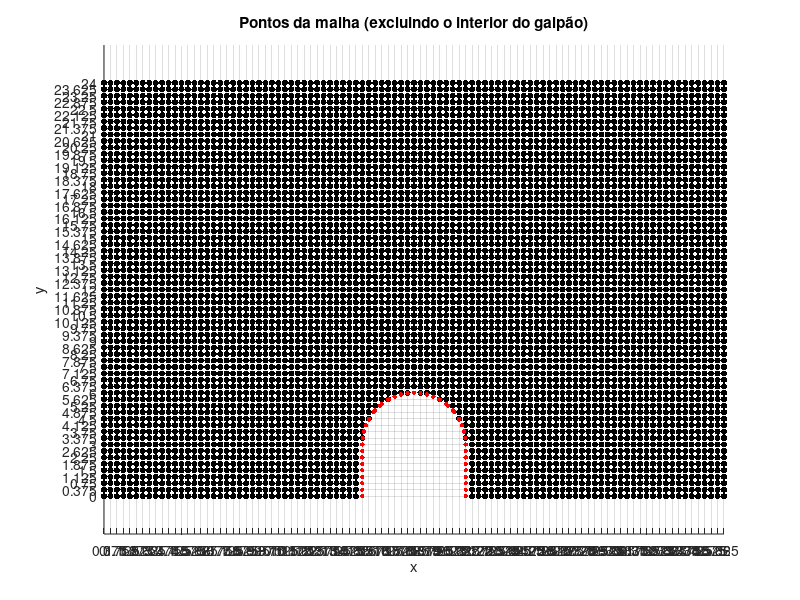

Here is the MATLAB script that generated this plot: (Note: this script raises an error after producing the figure.)
clc, clear

% Criacao da malha

h = 3;
d = 5*h;
L = 2*h;
H = 8*h;

dx = h/8;
dy = dx;

x = 0:dx:(2*d+L);
y = 0:dy:H;

[X,Y] = meshgrid(x,y);

% Outros parâmetros do problema

V = 100/3.6; %Velocidade em m/s!
lambda = 1.15;
toleracia = 0.01;
rho = 1.25;    % Densidade do ar (kg/m³)
gamma_ar = 1.4;% Razão de calor específico do ar
T_f = 20;
T_d = 40;
k = 0.026;
c = 1002;

% Verificacao dos pontos dentro do galpao

isSolido = false(size(X));

for i = 1:length(x)
    for j = 1:length(y)
        xi = x(i);
        yj = y(j);
        % Se o ponto está dentro do telhado
        if xi >= d && xi <= d + L
            y_teto = sqrt((L/2)^2 - (xi - (d + L/2))^2) + h;
            if yj <= y_teto
                isSolido(j,i) = true; 
            end
        end
    end
end

[~, j_first] = find(isSolido(1, :), 1, 'first');
x_telha = (X(1,j_first)):dx:(d + L - dx);
y_telha = sqrt((L/2).^2 - (x_telha - (d + L/2)).^2) + h;
y_telha_aux = Y(length(0:dy:h)+1,1):dy:(h+L/2);
x_telha_esq = d + L/2 - sqrt((L/2)^2 - (y_telha_aux - h).^2); % Ramo esquerdo (sinal -)
x_telha_dir  = d + L/2 + sqrt((L/2)^2 - (y_telha_aux - h).^2); % Ramo direito (sinal +)
y_parede_esq = 0:dy:h;
x_parede_esq = d*ones(size(y_parede_esq));
y_parede_dir = 0:dy:h;
x_parede_dir = (d+L)*ones(size(y_parede_dir));

x_galpao = [x_parede_esq, x_telha_esq, x_telha, x_telha_dir, x_parede_dir];
y_galpao = [y_parede_esq, y_telha_aux, y_telha, y_telha_aux, y_parede_dir];

% Plota apenas os pontos da malha (isSolido == false)
mask = ~isSolido;  % true para pontos de malha válidos
scatter( X(mask), Y(mask), 20, 'k', 'filled' )
hold on
scatter(x_galpao, y_galpao, 10, 'r', 'filled')
axis equal
xlabel('x'); ylabel('y');
title('Pontos da malha (excluindo o interior do galpão)');
% Configurar o grid com espaçamento dx e dy
xticks(min(x):dx:max(x));  % Linhas verticais a cada dx
yticks(min(y):dy:max(y));  % Linhas horizontais a cada dy
grid on;

load('dados_campo.mat');  % Isso carrega psi, u e v no workspace

T = 20*ones(size(psi));
T(isSolido) = T_d;
T = cond_contorno_temp(X,Y, u, v, T, isSolido, k, dx, dy, rho, c, T_f, T_d, V, d, L);

erro = 1;
while max(abs(erro(:))) > toleracia
    T_aux = T;
    for i = 2:size(X,2)-1
        for j = 2:size(Y,1)-1
            if ~isSolido(j,i)
                if isSolido(j,i-1) || isSolido(j,i+1) || isSolido(j-1,i)
                    if isSolido(j, i+1) && ~isSolido(j-1, i)
                        %Quadrante 1
                        if Y(j,i) > h
                            a = abs(((d + L/2 - sqrt((L/2)^2 - (Y(j,i) - h)^2))-X(j,i))/dx);
                        else
                            a = abs((d-X(j,i))/dx);
                        end
                        if u(j,i)>=0 && v(j,i)>=0
                            T(j,i)=(rho*c*u(j,i)/dx+rho*c*v(j,i)/dy+2*k/(a*dx^2)+2*k/(dy^2))^(-1)*(k*(2/(dx^2)*(T_d/(a*(a+1))+T(j,i-1)/(a+1))+(T(j+1,i)+T(j-1,i))/dy^2)+rho*c*(u(j,i)*T(j,i-1)/dx+v(j,i)*T(j-1,i)/dy));
                        elseif u(j,i)>=0 && v(j,i)<0
                            T(j,i)=(rho*c*u(j,i)/dx-rho*c*v(j,i)/dy+2*k/(a*dx^2)+2*k/(dy^2))^(-1)*(k*(2/(dx^2)*(T_d/(a*(a+1))+T(j,i-1)/(a+1))+(T(j+1,i)+T(j-1,i))/dy^2)+rho*c*(u(j,i)*T(j,i-1)/dx-v(j,i)*T(j+1,i)/dy));
                        elseif u(j,i)<0 && v(j,i)>=0
                            T(j,i)=(-rho*c*u(j,i)/(a*dx)+rho*c*v(j,i)/dy+2*k/(a*dx^2)+2*k/(dy^2))^(-1)*(k*(2/(dx^2)*(T_d/(a*(a+1))+T(j,i-1)/(a+1))+(T(j+1,i)+T(j-1,i))/dy^2)+rho*c*(-u(j,i)*T_d/(a*dx)+v(j,i)*T(j-1,i)/dy));
                        else
                            T(j,i)=(-rho*c*u(j,i)/(a*dx)-rho*c*v(j,i)/dy+2*k/(a*dx^2)+2*k/(dy^2))^(-1)*(k*(2/(dx^2)*(T_d/(a*(a+1))+T(j,i-1)/(a+1))+(T(j+1,i)+T(j-1,i))/dy^2)+rho*c*(-u(j,i)*T_d/(a*dx)-v(j,i)*T(j+1,i)/dy));
                        end
                        
                    elseif isSolido(j, i+1) && isSolido(j-1, i)
                        %Quadrante 2
                        a = abs(((d + L/2 - sqrt((L/2)^2 - (Y(j,i) - h)^2))-X(j,i))/dx);
                        b = abs((Y(j,i)-(sqrt((L/2)^2 - (X(j,i) - (d + L/2))^2) + h))/dy);
                        if u(j,i)>=0 && v(j,i)>=0
                            T(j,i)=(rho*c*u(j,i)/dx+rho*c*v(j,i)/(b*dy)+2*k/(a*dx^2)+2*k/(b*dy^2))^(-1)*(k*(2/(dx^2)*(T_d/(a*(a+1))+T(j,i-1)/(a+1))+2/(dy^2)*(T_d/(b*(b+1))+T(j+1,i)/(b+1)))+rho*c*(u(j,i)*T(j,i-1)/dx+v(j,i)*T_d/(b*dy)));
                        elseif u(j,i)>=0 && v(j,i)<0
                            T(j,i)=(rho*c*u(j,i)/dx-rho*c*v(j,i)/dy+2*k/(a*dx^2)+2*k/(b*dy^2))^(-1)*(k*(2/(dx^2)*(T_d/(a*(a+1))+T(j,i-1)/(a+1))+2/(dy^2)*(T_d/(b*(b+1))+T(j+1,i)/(b+1)))+rho*c*(u(j,i)*T(j,i-1)/dx-v(j,i)*T(j+1,i)/dy));
                        elseif u(j,i)<0 && v(j,i)>=0
                            T(j,i)=(-rho*c*u(j,i)/(a*dx)+rho*c*v(j,i)/(b*dy)+2*k/(a*dx^2)+2*k/(b*dy^2))^(-1)*(k*(2/(dx^2)*(T_d/(a*(a+1))+T(j,i-1)/(a+1))+2/(dy^2)*(T_d/(b*(b+1))+T(j+1,i)/(b+1)))+rho*c*(-u(j,i)*T_d/(a*dx)+v(j,i)*T_d/(b*dy)));
                        else
                            T(j,i)=(-rho*c*u(j,i)/(a*dx)-rho*c*v(j,i)/dy+2*k/(a*dx^2)+2*k/(b*dy^2))^(-1)*(k*(2/(dx^2)*(T_d/(a*(a+1))+T(j,i-1)/(a+1))+2/(dy^2)*(T_d/(b*(b+1))+T(j+1,i)/(b+1)))+rho*c*(u(j,i)*T_d/(a*dx)-v(j,i)*T(j+1,i)/dy));
                        end
                        
                    elseif isSolido(j, i-1) && isSolido(j-1, i)
                        %Quadrante 3
                        a = abs(((d + L/2 + sqrt((L/2)^2 - (Y(j,i) - h)^2))-X(j,i))/dx);
                        b = abs((Y(j,i)-(sqrt((L/2)^2 - (X(j,i) - (d + L/2))^2) + h))/dy);
                        if u(j,i)>=0 && v(j,i)>=0
                            T(j,i)=(rho*c*u(j,i)/dx+rho*c*v(j,i)/(b*dy)+2*k/(a*dx^2)+2*k/(b*dy^2))^(-1)*(k*(2/(dx^2)*(T_d/(a*(a+1))+T(j,i+1)/(a+1))+2/(dy^2)*(T_d/(b*(b+1))+T(j+1,i)/(b+1)))+rho*c*(u(j,i)*T(j,i-1)/dx+v(j,i)*T_d/(b*dy)));
                        elseif u(j,i)>=0 && v(j,i)<0
                            T(j,i)=(rho*c*u(j,i)/dx-rho*c*v(j,i)/dy+2*k/(a*dx^2)+2*k/(b*dy^2))^(-1)*(k*(2/(dx^2)*(T_d/(a*(a+1))+T(j,i+1)/(a+1))+2/(dy^2)*(T_d/(b*(b+1))+T(j+1,i)/(b+1)))+rho*c*(u(j,i)*T(j,i-1)/dx-v(j,i)*T(j+1,i)/dy));
                        elseif u(j,i)<0 && v(j,i)>=0
                            T(j,i)=(-rho*c*u(j,i)/(a*dx)+rho*c*v(j,i)/(b*dy)+2*k/(a*dx^2)+2*k/(b*dy^2))^(-1)*(k*(2/(dx^2)*(T_d/(a*(a+1))+T(j,i+1)/(a+1))+2/(dy^2)*(T_d/(b*(b+1))+T(j+1,i)/(b+1)))+rho*c*(-u(j,i)*T_d/(a*dx)+v(j,i)*T_d/(b*dy)));
                        else
                            T(j,i)=(-rho*c*u(j,i)/(a*dx)-rho*c*v(j,i)/dy+2*k/(a*dx^2)+2*k/(b*dy^2))^(-1)*(k*(2/(dx^2)*(T_d/(a*(a+1))+T(j,i+1)/(a+1))+2/(dy^2)*(T_d/(b*(b+1))+T(j+1,i)/(b+1)))+rho*c*(u(j,i)*T_d/(a*dx)-v(j,i)*T(j+1,i)/dy));
                        end
                              
                    elseif isSolido(j, i-1) && ~isSolido(j-1, i)
                        %Quadrante 4
                        if Y(j,i) > h
                            a = abs(((d + L/2 + sqrt((L/2)^2 - (Y(j,i) - h)^2))-X(j,i))/dx);
                        else
                            a = abs(((d+L)-X(j,i))/dx);
                        end
                        
                        if u(j,i)>=0 && v(j,i)>=0
                            T(j,i)=(rho*c*u(j,i)/dx+rho*c*v(j,i)/dy+2*k/(a*dx^2)+2*k/(dy^2))^(-1)*(k*(2/(dx^2)*(T_d/(a*(a+1))+T(j,i+1)/(a+1))+(T(j+1,i)+T(j-1,i))/dy^2)+rho*c*(u(j,i)*T(j,i-1)/dx+v(j,i)*T(j-1,i)/dy));
                        elseif u(j,i)>=0 && v(j,i)<0
                            T(j,i)=(rho*c*u(j,i)/dx-rho*c*v(j,i)/dy+2*k/(a*dx^2)+2*k/(dy^2))^(-1)*(k*(2/(dx^2)*(T_d/(a*(a+1))+T(j,i+1)/(a+1))+(T(j+1,i)+T(j-1,i))/dy^2)+rho*c*(u(j,i)*T(j,i-1)/dx-v(j,i)*T(j+1,i)/dy));
                        elseif u(j,i)<0 && v(j,i)>=0
                            T(j,i)=(-rho*c*u(j,i)/(a*dx)+rho*c*v(j,i)/dy+2*k/(a*dx^2)+2*k/(dy^2))^(-1)*(k*(2/(dx^2)*(T_d/(a*(a+1))+T(j,i+1)/(a+1))+(T(j+1,i)+T(j-1,i))/dy^2)+rho*c*(-u(j,i)*T_d/(a*dx)+v(j,i)*T(j-1,i)/dy));
                        else
                            T(j,i)=(-rho*c*u(j,i)/(a*dx)-rho*c*v(j,i)/dy+2*k/(a*dx^2)+2*k/(dy^2))^(-1)*(k*(2/(dx^2)*(T_d/(a*(a+1))+T(j,i+1)/(a+1))+(T(j+1,i)+T(j-1,i))/dy^2)+rho*c*(-u(j,i)*T_d/(a*dx)-v(j,i)*T(j+1,i)/dy));
                        end
                        
                    elseif (~isSolido(j,i-1) && ~isSolido(j,i+1)) && isSolido(j-1,i)
                        b = abs((Y(j,i)-(sqrt((L/2)^2 - (X(j,i) - (d + L/2))^2) + h))/dy);
                        
                        if u(j,i)>=0 && v(j,i)>=0
                            T(j,i)=(2*k/dx^2+k/(b*dy^2)+rho*c*u(j,i)+rho*c*v(j,i)/(b*dy))^(-1)*(k*((T(j,i+1)+T(j,i-1))/dx^2+(2/dy^2)*(T_d/(b*(b+1))+T(j,i-1)/(b+1)))+rho*c*(u(j,i)*T(j,i-1)/dx+v(j,i)*T_d/(b*dy))); 
                        elseif u(j,i)>=0 && v(j,i)<0
                            T(j,i)=(2*k/dx^2+k/(b*dy^2)+rho*c*u(j,i)-rho*c*v(j,i)/(dy))^(-1)*(k*((T(j,i+1)+T(j,i-1))/dx^2+(2/dy^2)*(T_d/(b*(b+1))+T(j,i-1)/(b+1)))+rho*c*(u(j,i)*T(j,i-1)/dx-v(j,i)*T(j+1,i)/dy));
                        elseif u(j,i)<0 && v(j,i)>=0
                            T(j,i)=(2*k/dx^2+k/(b*dy^2)-rho*c*u(j,i)+rho*c*v(j,i)/(b*dy))^(-1)*(k*((T(j,i+1)+T(j,i-1))/dx^2+(2/dy^2)*(T_d/(b*(b+1))+T(j,i-1)/(b+1)))+rho*c*(-u(j,i)*T(j,i+1)/dx+v(j,i)*T_d/(b*dy))); 
                        else
                            T(j,i)=(2*k/dx^2+k/(dy^2)-rho*c*u(j,i)-rho*c*v(j,i)/(b*dy))^(-1)*(k*((T(j,i+1)+T(j,i-1))/dx^2+(2/dy^2)*(T_d/(b*(b+1))+T(j,i-1)/(b+1)))+rho*c*(-u(j,i)*T(j,i+1)/dx-v(j,i)*T(j+1,i)/dy)); 
                        end
                        
                        
                    end
                end
                
                if u(j,i)>=0 && v(j,i)>=0
                    T(j,i)=(rho*c*u(j,i)/dx+rho*c*v(j,i)/dy+2*k/(dx^2)+2*k/(dy^2))^(-1)*(rho*c*u(j,i)*T(j,i-1)/dx+rho*c*v(j,i)*T(j-1,i)/dy+k*(T(j,i+1)+T(j,i-1))/(dx^2)+k*(T(j+1,i)+T(j-1,i))/(dy^2));
                elseif u(j,i)>=0 && v(j,i)<0
                    T(j,i)=(rho*c*u(j,i)/dx-rho*c*v(j,i)/dy+2*k/(dx^2)+2*k/(dy^2))^(-1)*(rho*c*u(j,i)*T(j,i-1)/dx-rho*c*v(j,i)*T(j+1,i)/dy+k*(T(j,i+1)+T(j,i-1))/(dx^2)+k*(T(j+1,i)+T(j-1,i))/(dy^2));
                elseif u(j,i)<0 && v(j,i)>=0
                    T(j,i)=(-rho*c*u(j,i)/dx+rho*c*v(j,i)/dy+2*k/(dx^2)+2*k/(dy^2))^(-1)*(-rho*c*u(j,i)*T(j,i+1)/dx+rho*c*v(j,i)*T(j-1,i)/dy+k*(T(j,i+1)+T(j,i-1))/(dx^2)+k*(T(j+1,i)+T(j-1,i))/(dy^2));
                else %u(j,i)<0 && v(j,i)<0
                    T(j,i)=(-rho*c*u(j,i)/dx-rho*c*v(j,i)/dy+2*k/(dx^2)+2*k/(dy^2))^(-1)*(-rho*c*u(j,i)*T(j,i+1)/dx-rho*c*v(j,i)*T(j+1,i)/dy+k*(T(j,i+1)+T(j,i-1))/(dx^2)+k*(T(j+1,i)+T(j-1,i))/(dy^2));
                end 
            end     
        end
    end
    T(2:end-1,2:end-1) = lambda*T(2:end-1,2:end-1)+(1-lambda)*T_aux(2:end-1,2:end-1);
    T = cond_contorno_temp(X,Y, u, v, T, isSolido, k, dx, dy, rho, c, T_f, T_d, V, d, L);
    erro = abs((T-T_aux)./T);
    erro = max(erro(:));
    disp(erro);
end

figure;
contourf(X, Y, T, 20, 'LineColor', 'none');
colorbar;
axis equal;
xlabel('x'); ylabel('y');
title('Temperatura');


dTdx = zeros(size(T));
dTdy = zeros(size(T));
for linha = 2:size(T,1)-1
    for coluna = 2:size(T,2)-1
        dTdx(linha,coluna) = (T(linha,coluna+1) - T(linha,coluna-1)) / (2*dx);
        dTdy(linha,coluna) = (T(linha+1,coluna) - T(linha-1,coluna)) / (2*dy);
    end
end

Qdot = 0;  % Inicializa a taxa de calor total
x_c = d + L/2;  % Centro do telhado curvo
y_c = h;
tol = 1e-6;      % Tolerância para evitar divisão por zero

for i = 2:(size(X,2)-1)
    for j = 2:(size(Y,1)-1)
        if isSolido(j,i-1) || isSolido(j,i+1) || isSolido(j-1,i)
            x_i = X(j,i); 
            y_j = Y(j,i);
            
            % Determina dl conforme a região
            if X(j,i) <= d 
                dl = dy;  
                n = [-1, 0]; 
            elseif X(j,i) >= d+L 
                dl = dy;  
                n = [1, 0]; 
            else
                % Telhado curvo
                dl = sqrt(dx^2 + dy^2);  
                n_vec = [x_i - x_c, y_j - y_c];
                norm_n = norm(n_vec);
                if norm_n < tol
                    continue;
                end
                n = n_vec / norm_n;
            end
            
            % Produto escalar gradT · n
            dotprod = dTdx(j,i)*n(1) + dTdy(j,i)*n(2);
            
            % Contribuição de calor
            Qdot = Qdot - k * dotprod * dl * 60; % 60m de comprimento
        end
    end
end

fprintf('Taxa de calor perdida: Q = %.2f W\n', Qdot);


figure;
quiver(X(mask), Y(mask), dTdx(mask), dTdy(mask), ...
    'AutoScaleFactor', 1.5, ...
    'Color', 'k', ...          % Define cor preta
    'LineWidth', 1.2);         % Espessura das setas
axis equal;
grid on;                       % Adiciona grade
xlabel('x (m)');
ylabel('y (m)');
title('Gradiente de temperatura');


function T = cond_contorno_temp(X,Y, u, v, T, isSolido, k, dx, dy, rho, c, T_f, T_d, V, d, L)

    %Margem esquerda
    T(:,1) = T_f;
    
    %Margem inferior
    for i = 2:size(X,2)-1
        if ~isSolido(1,i+1) && ~isSolido(1, i-1)
            if u(1,i) >= 0
                T(1,i) = (2*k/dx^2 + 2*k/dy^2 + rho*c*u(1,i))^(-1)*(k*((T(1,i+1)+T(1,i-1))/(dx^2) + 2*T(2,i)/(dy^2)) + rho*c*u(1,i)*T(1,i-1)/dx);                
            else
                T(1,i) = (2*k/dx^2 + 2*k/dy^2 - rho*c*u(1,i))^(-1)*(k*((T(1,i+1)+T(1,i-1))/(dx^2) + 2*T(2,i)/(dy^2)) - rho*c*u(1,i)*T(1,i+1)/dx);
            end
        elseif ((isSolido(1,i+1) && ~isSolido(1, i-1)) || (~isSolido(1,i+1) && isSolido(1, i-1))) && ~isSolido(1,i)
           if isSolido(1,i+1)
               a = (d-X(1,i))/dx;
               if u(1,i) >= 0
                   T(1,i) = (2*k/(a*dx^2)+2*k/dy^2+rho*c*u(1,i)/dx)^(-1)*(k*((2/dx^2)*(T_d/(a*(a+1))+T(1,i-1)/(a+1))+2*T(2,i)/dy^2)+rho*c*u(1,i)*T(1,i-1)/dx);
               else
                   T(1,i) = (2*k/(a*dx^2)+2*k/dy^2-rho*c*u(1,i)/(a*dx))^(-1)*(k*((2/dx^2)*(T_d/(a*(a+1))+T(1,i-1)/(a+1))+2*T(2,i)/dy^2)-rho*c*u(1,i)*T_d/(a*dx));
               end
           else
               a = (X(1,i)-(d+L))/dx;
               if u(1,i) >= 0
                   T(1,i) = (2*k/(a*dx^2)+2*k/dy^2+rho*c*u(1,i)/dx)^(-1)*(k*((2/dx^2)*(T_d/(a*(a+1))+T(1,i+1)/(a+1))+2*T(2,i)/dy^2)+rho*c*u(1,i)*T(1,i-1)/dx);
               else
                   T(1,i) = (2*k/(a*dx^2)+2*k/dy^2-rho*c*u(1,i)/dx)^(-1)*(k*((2/dx^2)*(T_d/(a*(a+1))+T(1,i+1)/(a+1))+2*T(2,i)/dy^2)-rho*c*u(1,i)*T_d/(a*dx));
               end
           end   
        end
    end
    
    %Margem superior
    for i = 2:size(X,2)-1
        if u(end,i) >= 0
            T(end,i) = (2*k/dx^2 + 2*k/dy^2 + rho*c*u(end,i))^(-1)*(k*((T(end,i+1)+T(end,i-1))/(dx^2) + 2*T(end-1,i)/(dy^2)) + rho*c*u(end,i)*T(end,i-1)/dx);
        else
            T(end,i) = (2*k/dx^2 + 2*k/dy^2 - rho*c*u(end,i))^(-1)*(k*((T(end,i+1)+T(end,i-1))/(dx^2) + 2*T(end-1,i)/(dy^2)) - rho*c*u(end,i)*T(end,i+1)/dx);
        end 
    end
               
    %Margem direita
    for j = 2:size(Y,1)-1
        T(j,end)=(2*k/dx^2 + 2*k/dy^2)^(-1)*(k*(2*T(j,end-1)/dx^2 + (T(j+1,end)+T(j-1,end))/dy^2));
    end
    
    %Canto superior direito
    T(end,end) = (2/dx^2 + 2/dy^2)^(-1) * (2*T(end, end-1)/dx^2 + 2*T(end-1,end)/dy^2);
    
    %Canto inferior direito
    T(1,end) = (2/dx^2 + 2/dy^2)^(-1) * (2*T(1, end-1)/dx^2 + 2*T(2,end)/dy^2);
end
